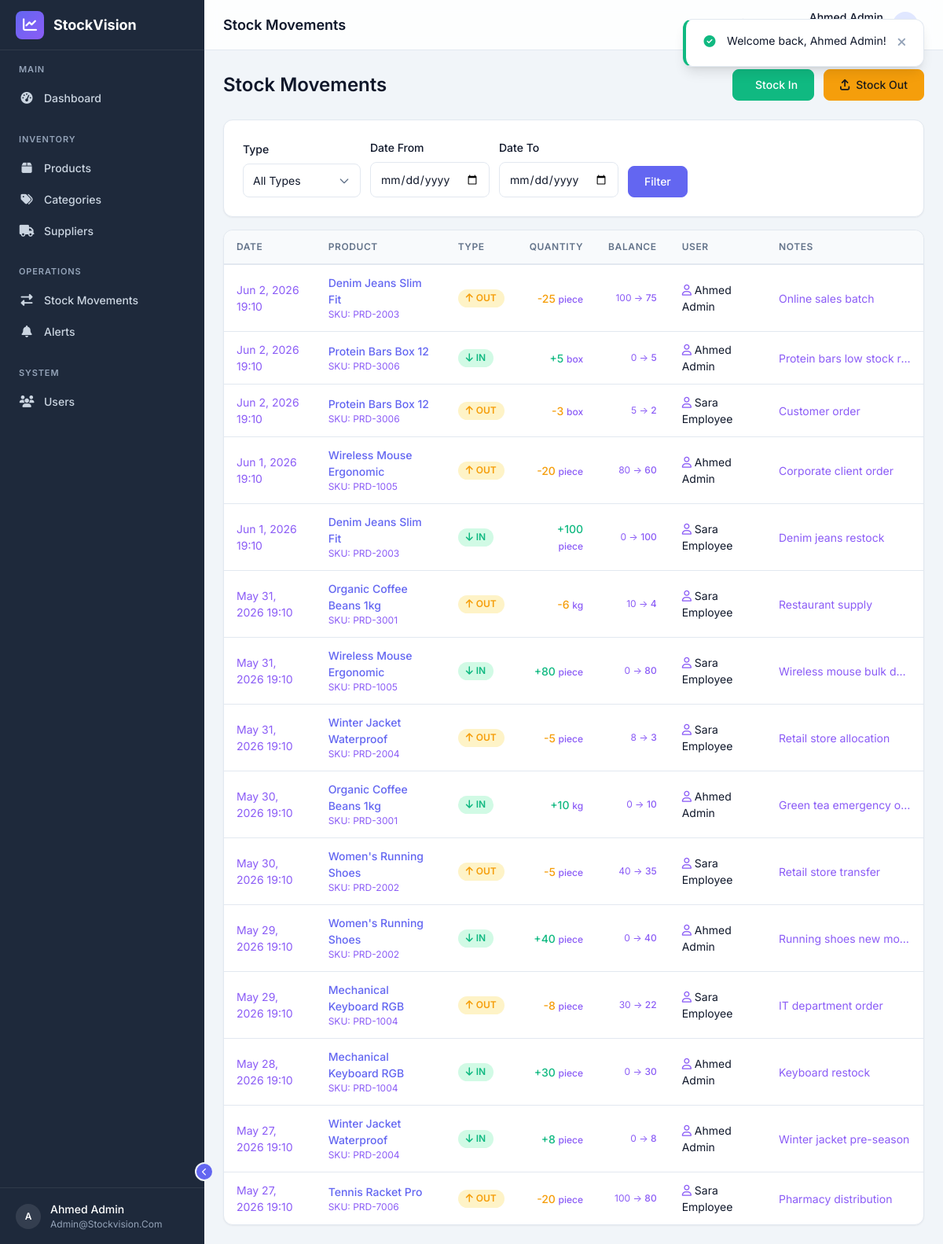
/stock (signed in), run on the app's committed database.
### tables this page shows
CREATE TABLE `stock_movements` (
    `id` INT UNSIGNED AUTO_INCREMENT PRIMARY KEY,
    `product_id` INT UNSIGNED NOT NULL,
    `user_id` INT UNSIGNED NOT NULL,
    `type` ENUM('in', 'out') NOT NULL,
    `quantity` INT NOT NULL,
    `quantity_before` INT NOT NULL,
    `quantity_after` INT NOT NULL,
    `notes` TEXT NULL,
    `created_at` DATETIME NOT NULL DEFAULT CURRENT_TIMESTAMP,
    KEY `idx_movements_product` (`product_id`),
    KEY `idx_movements_user` (`user_id`),
    KEY `idx_movements_type` (`type`),
    KEY `idx_movements_date` (`created_at`),
    CONSTRAINT `fk_movements_product` FOREIGN KEY (`product_id`)
        REFERENCES `products`(`id`) ON DELETE CASCADE ON UPDATE CASCADE,
    CONSTRAINT `fk_movements_user` FOREIGN KEY (`user_id`)
        REFERENCES `users`(`id`) ON DELETE CASCADE ON UPDATE CASCADE
);

CREATE TABLE `products` (
    `id` INT UNSIGNED AUTO_INCREMENT PRIMARY KEY,
    `name` VARCHAR(255) NOT NULL,
    `sku` VARCHAR(50) NOT NULL,
    `category_id` INT UNSIGNED NULL,
    `supplier_id` INT UNSIGNED NULL,
    `description` TEXT NULL,
    `unit_price` DECIMAL(10,2) NOT NULL DEFAULT 0.00,
    `quantity` INT NOT NULL DEFAULT 0,
    `min_stock_level` INT NOT NULL DEFAULT 10,
    `unit` VARCHAR(20) NOT NULL DEFAULT 'piece',
    `image` VARCHAR(255) NULL,
    `created_at` DATETIME NOT NULL DEFAULT CURRENT_TIMESTAMP,
    `updated_at` DATETIME NULL ON UPDATE CURRENT_TIMESTAMP,
    `deleted_at` DATETIME NULL COMMENT 'Soft delete timestamp',
    UNIQUE KEY `uk_products_sku` (`sku`),
    KEY `idx_products_category` (`category_id`),
    KEY `idx_products_supplier` (`supplier_id`),
    KEY `idx_products_quantity` (`quantity`, `min_stock_level`),
    CONSTRAINT `fk_products_category` FOREIGN KEY (`category_id`)
        REFERENCES `categories`(`id`) ON DELETE SET NULL ON UPDATE CASCADE,
    CONSTRAINT `fk_products_supplier` FOREIGN KEY (`supplier_id`)
        REFERENCES `suppliers`(`id`) ON DELETE SET NULL ON UPDATE CASCADE
);

CREATE TABLE `users` (
    `id` INT UNSIGNED AUTO_INCREMENT PRIMARY KEY,
    `name` VARCHAR(100) NOT NULL,
    `email` VARCHAR(255) NOT NULL,
    `password` VARCHAR(255) NOT NULL,
    `last_login` DATETIME NULL,
    `created_at` DATETIME NOT NULL DEFAULT CURRENT_TIMESTAMP,
    `updated_at` DATETIME NULL ON UPDATE CURRENT_TIMESTAMP,
    UNIQUE KEY `uk_users_email` (`email`)
);

### app/controllers/StockController.php (called while the page is built, shortened)
<?php
class StockController
{
    private StockMovement $stockModel;
    public function __construct()
    {
        $this->db = getDB();
        $this->stockModel = new StockMovement($this->db);
    }
    public function index(): void
    {
        $page = isset($_GET['page']) ? max(1, (int)$_GET['page']) : 1;
        $filters = [
            'type'      => $_GET['type'] ?? '',
            'date_from' => $_GET['date_from'] ?? '',
            'date_to'   => $_GET['date_to'] ?? ''
        ];
        $result = $this->stockModel->getPaginated($page, 15, $filters);
        $pageTitle   = 'Stock Movements';
        $movements   = $result['data'];
        require __DIR__ . '/../../views/layouts/app.php';
    }
}

### public/index.php (called while the page is built, shortened)
<?php
require_once __DIR__ . '/../app/config/app.php';
require_once __DIR__ . '/../app/config/database.php';
$requestMethod = $_SERVER['REQUEST_METHOD'];
$requestUri    = parse_url($_SERVER['REQUEST_URI'], PHP_URL_PATH);
$requestUri = '/' . ltrim($requestUri, '/');
$routes = require __DIR__ . '/../app/routes.php';
$matchedRoute  = null;
$routeParams   = [];
foreach ($routes as $route) {
    [$method, $path, $controller, $action] = $route;
    if ($method !== $requestMethod) {
        continue;
    }
    $pattern = preg_replace('/\{([a-zA-Z_]+)\}/', '(\d+)', $path);
    $pattern = '#^' . $pattern . '$#';
    if (preg_match($pattern, $requestUri, $matches)) {
        $matchedRoute = $route;
        array_shift($matches);
        $routeParams = $matches;
        break;
    }
}
[, , $controllerName, $actionName] = $matchedRoute;
$controller = new $controllerName();
call_user_func_array([$controller, $actionName], $routeParams);

### app/config/database.php (called while the page is built, shortened)
<?php
function getDB(): PDO
{
    static $pdo = null;
    if ($pdo === null) {
        $dsn = sprintf(
            'mysql:host=%s;port=%s;dbname=%s;charset=%s',
            DB_HOST,
            DB_PORT,
            DB_NAME,
            DB_CHARSET
        );
        $options = [
            PDO::ATTR_ERRMODE            => PDO::ERRMODE_EXCEPTION,
            PDO::ATTR_DEFAULT_FETCH_MODE => PDO::FETCH_ASSOC,
            PDO::ATTR_EMULATE_PREPARES   => false,
            PDO::MYSQL_ATTR_INIT_COMMAND => "SET NAMES utf8mb4 COLLATE utf8mb4_unicode_ci",
        ];
        try {
            $pdo = new PDO($dsn, DB_USER, DB_PASS, $options);
        } catch (PDOException $e) {
            error_log('Database connection failed: ' . $e->getMessage());
            die('Database connection failed. Please check your configuration.');
        }
    }
    return $pdo;
}

### app/models/StockMovement.php (called while the page is built, shortened)
<?php
class StockMovement
{
    private PDO $db;
    public function __construct(PDO $db)
    {
        $this->db = $db;
    }
    public function getPaginated(int $page = 1, int $perPage = 15, array $filters = []): array
    {
        $offset = ($page - 1) * $perPage;
        $params = [];
        $where = ["1=1"];
        $whereClause = implode(' AND ', $where);
        $countQuery = "SELECT COUNT(*) FROM stock_movements sm WHERE {$whereClause}";
        $stmt = $this->db->prepare($countQuery);
        $stmt->execute();
        $total = $stmt->fetchColumn();
        $query = "
            SELECT
                sm.*,
                p.name as product_name,
                p.sku as product_sku,
                p.unit as product_unit,
                u.name as user_name
            FROM stock_movements sm
            JOIN products p ON sm.product_id = p.id
            JOIN users u ON sm.user_id = u.id
            WHERE {$whereClause}
            ORDER BY sm.created_at DESC
            LIMIT :limit OFFSET :offset
        ";
        $stmt = $this->db->prepare($query);
        $stmt->bindValue(':limit', $perPage, PDO::PARAM_INT);
        $stmt->bindValue(':offset', $offset, PDO::PARAM_INT);
        $stmt->execute();
        $records = $stmt->fetchAll();
        return [
            'data' => $records,
            'total' => $total,
            'page' => $page,
            'per_page' => $perPage,
            'last_page' => ceil($total / $perPage)
        ];
    }
}

### views/stock/index.php (the view, shortened to what this page needs)
<div class="page-header">
    <h1><?= htmlspecialchars($pageTitle) ?></h1>
    <div class="page-header-actions">
        <a href="<?= BASE_URL ?>/stock/in" class="btn btn-success">
            <i class="fa-solid fa-arrow-down-to-line"></i> Stock In
        </a>
        <a href="<?= BASE_URL ?>/stock/out" class="btn btn-warning">
            <i class="fa-solid fa-arrow-up-from-bracket"></i> Stock Out
        </a>
    </div>
</div>
<div class="card mb-4">
    <div class="card-body">
        <form action="<?= BASE_URL ?>/stock" method="GET" class="d-flex flex-wrap gap-3 align-items-end">
            <div class="form-group mb-0" style="min-width: 150px;">
                <label for="type" class="form-label">Type</label>
                <select id="type" name="type" class="form-control">
                    <option value="">All Types</option>
                </select>
            </div>
            <div class="form-group mb-0">
                <label for="date_from" class="form-label">Date From</label>
                <input type="date" id="date_from" name="date_from" class="form-control" value="<?= htmlspecialchars($filters['date_from'] ?? '') ?>">
            </div>
            <div class="form-group mb-0">
                <label for="date_to" class="form-label">Date To</label>
                <input type="date" id="date_to" name="date_to" class="form-control" value="<?= htmlspecialchars($filters['date_to'] ?? '') ?>">
            </div>
            <button type="submit" class="btn btn-primary">Filter</button>
        </form>
    </div>
</div>
<div class="card">
    <div class="card-body p-0">
        <?php if (empty($movements)): ?>
            <div class="empty-state">
                <i class="fa-solid fa-clock-rotate-left empty-state-icon"></i>
                <h3>No Stock Movements</h3>
                <p>There are no recorded stock operations matching your criteria.</p>
                <div class="mt-4 d-flex justify-content-center gap-3">
                    <a href="<?= BASE_URL ?>/stock/in" class="btn btn-success">Record Stock In</a>
                    <a href="<?= BASE_URL ?>/stock/out" class="btn btn-warning">Record Stock Out</a>
                </div>
            </div>
        <?php else: ?>
            <div class="table-responsive">
                <table class="data-table">
                    <thead>
                        <tr>
                            <th>Date</th>
                            <th>Product</th>
                            <th>Type</th>
                            <th class="text-right">Quantity</th>
                            <th class="text-right">Balance</th>
                            <th>User</th>
                            <th>Notes</th>
                        </tr>
                    </thead>
                    <tbody>
                        <?php foreach ($movements as $mov): ?>
                            <tr>
                                <td class="text-secondary whitespace-nowrap">
                                    <?= date('M j, Y H:i', strtotime($mov['created_at'])) ?>
                                </td>
                                <td>
                                    <div class="font-medium">
                                        <a href="<?= BASE_URL ?>/products/<?= $mov['product_id'] ?>" class="text-dark text-decoration-none">
                                            <?= htmlspecialchars($mov['product_name']) ?>
                                        </a>
                                    </div>
                                    <div class="text-xs text-secondary">SKU: <?= htmlspecialchars($mov['product_sku']) ?></div>
                                </td>
                                <td>
                                    <?php if ($mov['type'] === 'in'): ?>
                                        <span class="badge badge-success"><i class="fa-solid fa-arrow-down"></i> IN</span>
                                    <?php else: ?>
                                        <span class="badge badge-warning"><i class="fa-solid fa-arrow-up"></i> OUT</span>
                                    <?php endif; ?>
                                </td>
                                <td class="text-right font-medium <?= $mov['type'] === 'in' ? 'text-success' : 'text-warning' ?>">
                                    <?= $mov['type'] === 'in' ? '+' : '-' ?><?= htmlspecialchars($mov['quantity']) ?>
                                    <span class="text-xs text-secondary ml-1"><?= htmlspecialchars($mov['product_unit']) ?></span>
                                </td>
                                <td class="text-right">
                                    <div class="text-xs text-secondary">
                                        <?= htmlspecialchars($mov['quantity_before']) ?> &rarr; <span class="font-medium text-dark"><?= htmlspecialchars($mov['quantity_after']) ?></span>
                                    </div>
                                </td>
                                <td class="text-sm">
                                    <i class="fa-regular fa-user text-secondary mr-1"></i>
                                    <?= htmlspecialchars($mov['user_name']) ?>
                                </td>
                                <td class="text-sm text-secondary text-truncate" style="max-width: 200px;" title="<?= htmlspecialchars($mov['notes']) ?>">
                                    <?= htmlspecialchars($mov['notes'] ?: '-') ?>
                                </td>
                            </tr>
                        <?php endforeach; ?>
                    </tbody>
                </table>
            </div>
        <?php endif; ?>
    </div>
</div>

### data on the page
stock_movements: created_at "Jun 2, 2026 19:10", product.name "Denim Jeans Slim Fit", product.sku "PRD-2003", type "out" (drawn), quantity "25", product.unit "piece", quantity_before "100", quantity_after "75", user.name "Ahmed Admin", notes "Online sales batch"
stock_movements: created_at "Jun 2, 2026 19:10", product.name "Protein Bars Box 12", product.sku "PRD-3006", type "in" (drawn), quantity "5", product.unit "box", quantity_before "0", quantity_after "5", user.name "Ahmed Admin", notes "Protein bars low stock r…"
stock_movements: created_at "Jun 2, 2026 19:10", product.name "Protein Bars Box 12", product.sku "PRD-3006", type "out" (drawn), quantity "3", product.unit "box", quantity_before "5", quantity_after "2", user.name "Sara Employee", notes "Customer order"
stock_movements: created_at "Jun 1, 2026 19:10", product.name "Wireless Mouse Ergonomic", product.sku "PRD-1005", type "out" (drawn), quantity "20", product.unit "piece", quantity_before "80", quantity_after "60", user.name "Ahmed Admin", notes "Corporate client order"
stock_movements: created_at "Jun 1, 2026 19:10", product.name "Denim Jeans Slim Fit", product.sku "PRD-2003", type "in" (drawn), quantity "100", product.unit "piece", quantity_before "0", quantity_after "100", user.name "Sara Employee", notes "Denim jeans restock"
stock_movements: created_at "May 31, 2026 19:10", product.name "Organic Coffee Beans 1kg", product.sku "PRD-3001", type "out" (drawn), quantity "6", product.unit "kg", quantity_before "10", quantity_after "4", user.name "Sara Employee", notes "Restaurant supply"
stock_movements: created_at "May 31, 2026 19:10", product.name "Wireless Mouse Ergonomic", product.sku "PRD-1005", type "in" (drawn), quantity "80", product.unit "piece", quantity_before "0", quantity_after "80", user.name "Sara Employee", notes "Wireless mouse bulk d…"
stock_movements: created_at "May 31, 2026 19:10", product.name "Winter Jacket Waterproof", product.sku "PRD-2004", type "out" (drawn), quantity "5", product.unit "piece", quantity_before "8", quantity_after "3", user.name "Sara Employee", notes "Retail store allocation"
stock_movements: created_at "May 30, 2026 19:10", product.name "Organic Coffee Beans 1kg", product.sku "PRD-3001", type "in" (drawn), quantity "10", product.unit "kg", quantity_before "0", quantity_after "10", user.name "Ahmed Admin", notes "Green tea emergency o…"
stock_movements: created_at "May 30, 2026 19:10", product.name "Women's Running Shoes", product.sku "PRD-2002", type "out" (drawn), quantity "5", product.unit "piece", quantity_before "40", quantity_after "35", user.name "Sara Employee", notes "Retail store transfer"
stock_movements: created_at "May 29, 2026 19:10", product.name "Women's Running Shoes", product.sku "PRD-2002", type "in" (drawn), quantity "40", product.unit "piece", quantity_before "0", quantity_after "40", user.name "Ahmed Admin", notes "Running shoes new mo…"
stock_movements: created_at "May 29, 2026 19:10", product.name "Mechanical Keyboard RGB", product.sku "PRD-1004", type "out" (drawn), quantity "8", product.unit "piece", quantity_before "30", quantity_after "22", user.name "Sara Employee", notes "IT department order"
stock_movements: created_at "May 28, 2026 19:10", product.name "Mechanical Keyboard RGB", product.sku "PRD-1004", type "in" (drawn), quantity "30", product.unit "piece", quantity_before "0", quantity_after "30", user.name "Ahmed Admin", notes "Keyboard restock"
stock_movements: created_at "May 27, 2026 19:10", product.name "Winter Jacket Waterproof", product.sku "PRD-2004", type "in" (drawn), quantity "8", product.unit "piece", quantity_before "0", quantity_after "8", user.name "Ahmed Admin", notes "Winter jacket pre-season"
stock_movements: created_at "May 27, 2026 19:10", product.name "Tennis Racket Pro", product.sku "PRD-7006", type "out" (drawn), quantity "20", product.unit "piece", quantity_before "100", quantity_after "80", user.name "Sara Employee", notes "Pharmacy distribution"

### other printed values
substr(currentUserName() ?? 'U', 0, 1) "A"
currentUserName() "Ahmed Admin"
currentUserEmail() "Admin@stockvision.com"
$pageTitle "Stock Movements"
